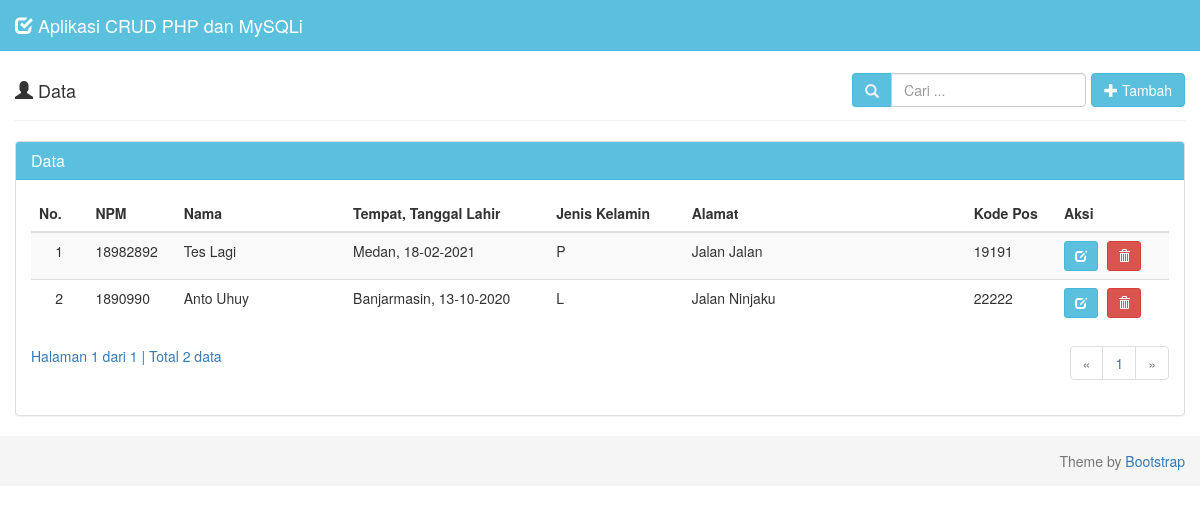
The app's page /home.php with its own data.
### tables this page shows
CREATE TABLE `is_siswa` (
  `npm` varchar(8) NOT NULL,
  `nama` varchar(100) NOT NULL,
  `tempat_lahir` varchar(50) NOT NULL,
  `tanggal_lahir` date NOT NULL,
  `jenis_kelamin` enum('L','P') NOT NULL,
  `alamat` text NOT NULL,
  `kode_pos` varchar(5) NOT NULL
);

### tampil-data.php (the view, shortened to what this page needs)
<?php
if (isset($_POST['cari'])) {
  $cari = $_POST['cari'];
} else {
  $cari = "";
}
?>
<div class="row">
  <div class="col-md-12">
    <div class="page-header">
      <h4>
        <i class="glyphicon glyphicon-user"></i> Data
        <div class="pull-right btn-tambah">
          <form class="form-inline" method="POST" action="home.php">
            <div class="form-group">
              <div class="input-group">
                <div class="input-group-addon">
                  <i class="glyphicon glyphicon-search"></i>
                </div>
                <input type="text" class="form-control" name="cari" placeholder="Cari ..." autocomplete="off" value="<?php echo $cari; ?>">
              </div>
            </div>
            <a class="btn btn-info" href="?page=tambah">
              <i class="glyphicon glyphicon-plus"></i> Tambah
            </a>
          </form>
        </div>
      </h4>
    </div>
    <div class="panel panel-default">
      <div class="panel-heading">
        <h3 class="panel-title">Data </h3>
      </div>
      <div class="panel-body">
        <div class="table-responsive">
          <table class="table table-striped table-hover">
            <thead>
              <tr>
                <th>No.</th>
                <th>NPM</th>
                <th>Nama</th>
                <th>Tempat, Tanggal Lahir</th>
                <th>Jenis Kelamin</th>
                <th>Alamat</th>
                <th>Kode Pos</th>
                <th>Aksi</th>
              </tr>
            </thead>
            <tbody>
              <?php
              $batas = 5;
              if (isset($cari)) {
                $jumlah_record = mysqli_query($db, "SELECT * FROM is_siswa
                                                    WHERE npm LIKE '%$cari%' OR nama LIKE '%$cari%'")
                  or die('Ada kesalahan pada query jumlah_record: ' . mysqli_error($db));
              } else {
                $jumlah_record = mysqli_query($db, "SELECT * FROM is_siswa")
                  or die('Ada kesalahan pada query jumlah_record: ' . mysqli_error($db));
              }
              $jumlah  = mysqli_num_rows($jumlah_record);
              $halaman = ceil($jumlah / $batas);
              $page    = (isset($_GET['hal'])) ? (int)$_GET['hal'] : 1;
              $mulai   = ($page - 1) * $batas;
              $no = 1;
              if (isset($cari)) {
                $query = mysqli_query($db, "SELECT * FROM is_siswa
                                            WHERE npm LIKE '%$cari%' OR nama LIKE '%$cari%'
                                            ORDER BY npm DESC LIMIT $mulai, $batas")
                  or die('Ada kesalahan pada query: ' . mysqli_error($db));
              } else {
                $query = mysqli_query($db, "SELECT * FROM is_siswa
                                            ORDER BY npm DESC LIMIT $mulai, $batas")
                  or die('Ada kesalahan pada query: ' . mysqli_error($db));
              }
              while ($data = mysqli_fetch_assoc($query)) {
                $tanggal        = $data['tanggal_lahir'];
                $tgl            = explode('-', $tanggal);
                $tanggal_lahir  = $tgl[2] . "-" . $tgl[1] . "-" . $tgl[0];
                echo "  <tr>
                      <td width='50' class='center'>$no</td>
                      <td width='60'>$data[npm]</td>
                      <td width='150'>$data[nama]</td>
                      <td width='180'>$data[tempat_lahir], $tanggal_lahir</td>
                      <td width='120'>$data[jenis_kelamin]</td>
                      <td width='250'>$data[alamat]</td>
                      <td width='80'>$data[kode_pos]</td>
                      <td width='100'>
                        <div class=''>
                          <a data-toggle='tooltip' data-placement='top' title='Ubah' style='margin-right:5px' class='btn btn-info btn-sm' href='?page=ubah&npm=$data[npm]'>
                            <i class='glyphicon glyphicon-edit'></i>
                          </a>";
              ?>
                <a data-toggle="tooltip" data-placement="top" title="Hapus" class="btn btn-danger btn-sm" href="proses-hapus.php?npm=<?php echo $data['npm']; ?>" onclick="return confirm('Anda yakin ingin menghapus <?php echo $data['nama']; ?>?');">
                  <i class="glyphicon glyphicon-trash"></i>
                </a>
              <?php
                echo "
                        </div>
                      </td>
                    </tr>";
                $no++;
              }
              ?>
            </tbody>
          </table>
          <?php
          if (empty($_GET['hal'])) {
            $halaman_aktif = '1';
          } else {
            $halaman_aktif = $_GET['hal'];
          }
          ?>
          <a>
            Halaman <?php echo $halaman_aktif; ?> dari <?php echo $halaman; ?> |
            Total <?php echo $jumlah; ?> data
          </a>
          <nav>
            <ul class="pagination pull-right">
              <?php
              if ($halaman_aktif <= '1') { ?>
                <li class="disabled">
                  <a href="" aria-label="Previous">
                    <span aria-hidden="true">&laquo;</span>
                  </a>
                </li>
              <?php
              }
              ?>
              <?php
              for ($x = 1; $x <= $halaman; $x++) { ?>
                <li class="">
                  <a href="?hal=<?php echo $x ?>"><?php echo $x ?></a>
                </li>
              <?php
              }
              ?>
              <?php
              if ($halaman_aktif >= $halaman) { ?>
                <li class="disabled">
                  <a href="" aria-label="Next">
                    <span aria-hidden="true">&raquo;</span>
                  </a>
                </li>
              <?php
              }
              ?>
            </ul>
          </nav>
        </div>
      </div>
    </div>
  </div>
</div>

### home.php (shortened to what this page needs)
<?php
require_once "config/database.php";
?>
<!DOCTYPE html>
<html lang="en">
  <head>
    <link href="assets/css/bootstrap.min.css" rel="stylesheet">
    <link href="assets/css/datepicker.min.css" rel="stylesheet">
    <link href="assets/css/style.css" rel="stylesheet">
  </head>
  <body>
    <nav class="navbar navbar-default navbar-fixed-top">
      <div class="container-fluid">
        <div class="navbar-header">
          <a class="navbar-brand" href="index.php">
            <i class="glyphicon glyphicon-check"></i>
            Aplikasi CRUD PHP dan MySQLi
          </a>
        </div>
      </div>
    </nav>
    <div class="container-fluid">
      <?php
      if (empty($_GET["page"])) {
        include "tampil-data.php";
      } elseif ($_GET['page'] == 'tambah') {
        include "form-tambah.php";
      } elseif ($_GET['page'] == 'ubah') {
        include "form-ubah.php";
      }
      ?>
    </div>
    <footer class="footer">
      <div class="container-fluid">
        <p class="text-muted pull-right ">Theme by <a href="http://www.getbootstrap.com" target="_blank">Bootstrap</a></p>
      </div>
    </footer>
  </body>
</html>

### assets/css/style.css (style rules this page uses)
body { padding-top: 40px; }
.navbar-default { background-color: #5bc0de; border-color: #46b8da; }
.navbar-default .navbar-brand { color: #f1f2f7; }
.container-fluid .text-muted { margin: 15px 0; }
.panel-default > .panel-heading { background-color: #5bc0de; border-color: #46b8da; color: #fff; }
.input-group-addon { background-color: #5bc0de; border: 1px solid #46b8da; border-radius: 4px; color: #f1f2f7; }
.footer { width: 100%; height: 50px; background-color: #f5f5f5; }
.btn-tambah { margin-top: -7px; }
.center { text-align: center; }
.pagination { margin-top: -20px; }

### records on screen
is_siswa: npm "18982892", nama "Tes Lagi", tempat_lahir "Medan", tanggal_lahir "18-02-2021", jenis_kelamin "P", alamat "Jalan Jalan", kode_pos "19191"
is_siswa: npm "1890990", nama "Anto Uhuy", tempat_lahir "Banjarmasin", tanggal_lahir "13-10-2020", jenis_kelamin "L", alamat "Jalan Ninjaku", kode_pos "22222"

### other values on screen
$halaman_aktif "1"
$halaman "1"
$jumlah "2"
